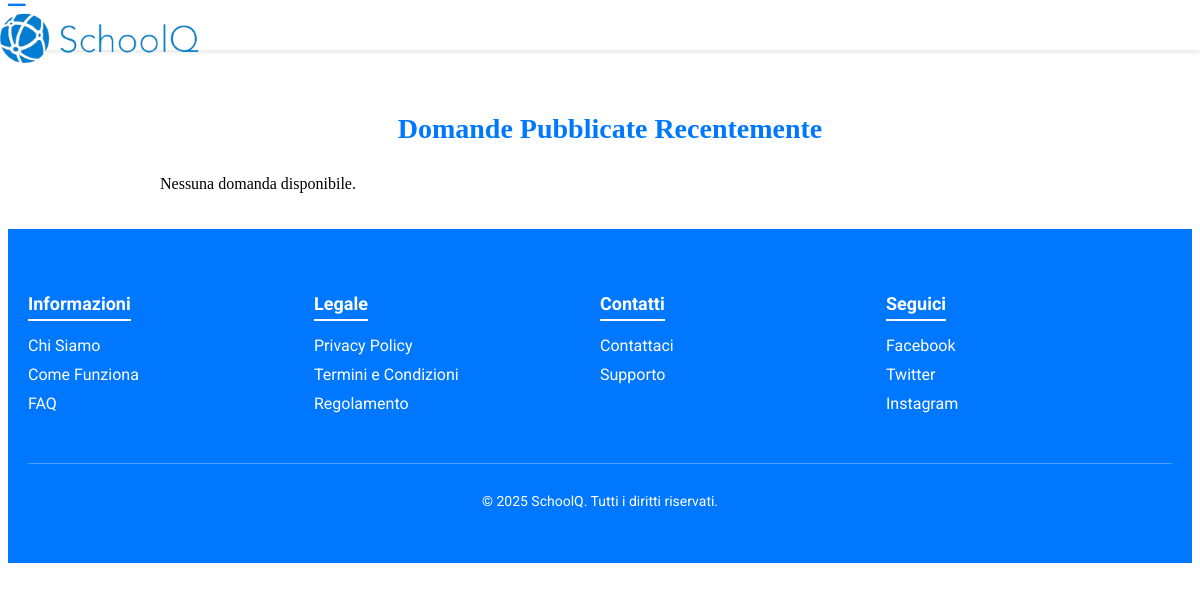
Before: /php_front/dashboard.php with the older database file.
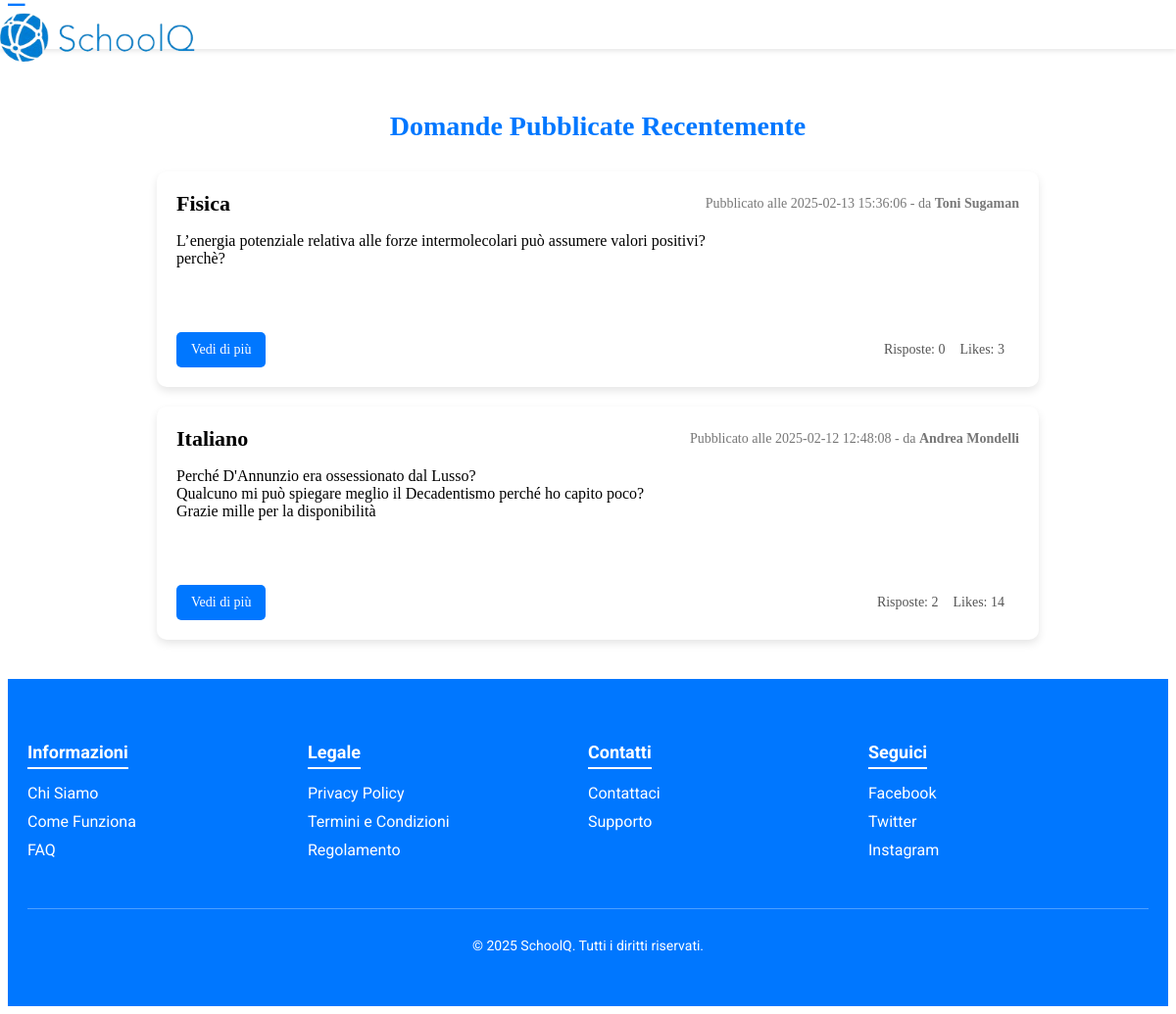
After: the same page with the newer database file.
### tables this page shows
CREATE TABLE `domande` (
  `questionID` int(11) NOT NULL,
  `dataPubbl` datetime NOT NULL,
  `QuestionText` varchar(1000) NOT NULL,
  `nLike` int(11) NOT NULL DEFAULT 0,
  `categoriaID` int(11) NOT NULL,
  `userID` int(11) NOT NULL
);

CREATE TABLE `categorie` (
  `IDCategoria` int(11) NOT NULL,
  `nome` varchar(40) NOT NULL,
  `descrizione` varchar(100) NOT NULL
);

CREATE TABLE `utenti` (
  `userID` int(11) NOT NULL,
  `nome` varchar(30) NOT NULL,
  `cognome` varchar(30) NOT NULL,
  `email` varchar(100) NOT NULL,
  `password` varchar(100) NOT NULL,
  `privilegio` enum('USER','MODER','ADMIN') NOT NULL DEFAULT 'USER'
);

### php_front/dashboard.php (the view, shortened to what this page needs)
<?php
require_once "../php/connection.php";
$sql = "SELECT d.questionID, c.nome AS categoria, d.dataPubbl, d.QuestionText, d.nLike, u.nome, u.cognome
        FROM domande d
        JOIN utenti u ON d.userID = u.userID
        JOIN categorie c ON c.IDCategoria = d.categoriaID
        ORDER BY d.dataPubbl DESC";
$result = $conn->query($sql);
?>
<!DOCTYPE html>
<html lang="it">
<head>
  <link rel="stylesheet" href="../CSS/menuCSS.css">
</head>
<body>
  <header class="top-navbar">
    <div class="nav-container">
      <div class="logo">
        <button class="toggle-btn" onclick="toggleSidebar()">&#9776;</button>
        <img src="../Immagini/mondo01.png" alt="SchoolQ Logo">
      </div>
    </div>
  </header>
  <div id="main-content" class="main-content">
    <div class="questions">
      <h2>Domande Pubblicate Recentemente</h2>
      <?php
      if ($result->num_rows > 0) {
          while($row = $result->fetch_assoc()) {
              echo '<div class="question-item">';
              echo   '<div class="question-header">';
              echo     '<h3 class="question-title">' . htmlspecialchars($row["categoria"] ?? "Categoria non disponibile") . '</h3>';
              echo     '<div class="question-meta">Pubblicato alle ' . ($row["dataPubbl"] ?? "Data non disponibile") . ' - da <strong>'
                       . htmlspecialchars(($row['nome'] ?? "Nome non disponibile") . ' ' . ($row['cognome'] ?? "Cognome non disponibile")) . '</strong></div>';
              echo   '</div>';
              echo   '<div class="question-body">';
              echo     '<p>' . nl2br(htmlspecialchars($row["QuestionText"] ?? "")) . '</p>';
              echo   '</div>';
              echo   '<div class="question-footer">';
              echo     '<a href="risposta.php?id=' . $row["questionID"] . '" class="button">Vedi di più</a>';
              $questionID = intval($row["questionID"]);
              $countQuery = "SELECT COUNT(*) as count FROM risposte WHERE QuestionID = $questionID";
              $countResult = $conn->query($countQuery);
              echo     '<div class="question-stats">';
              if ($countResult && $countResult->num_rows > 0) {
                  $num = $countResult->fetch_assoc();
                  echo '<span>Risposte: ' . ($num["count"] ?? 0) . '</span>';
              } else {
                  echo '<span>Risposte: 0</span>';
              }
              echo '<span>Likes: ' . htmlspecialchars($row["nLike"] ?? "0") . '</span>';
              echo     '</div>';
              echo   '</div>';
              echo '</div>';
          }
      } else {
          echo "<p>Nessuna domanda disponibile.</p>";
      }
      ?>
    </div>
  </div>
  <footer class="footer">
    <div class="footer-container">
      <div class="footer-section">
        <h4>Informazioni</h4>
        <ul>
          <li><a href="../fileFooter/chisiamo.html">Chi Siamo</a></li>
          <li><a href="../fileFooter/comefunziona.html">Come Funziona</a></li>
          <li><a href="faq.html">FAQ</a></li>
        </ul>
      </div>
      <div class="footer-section">
        <h4>Legale</h4>
        <ul>
          <li><a href="privacy.html">Privacy Policy</a></li>
          <li><a href="termini.html">Termini e Condizioni</a></li>
          <li><a href="regolamento.html">Regolamento</a></li>
        </ul>
      </div>
      <div class="footer-section">
        <h4>Contatti</h4>
        <ul>
          <li><a href="contact.html">Contattaci</a></li>
          <li><a href="supporto.html">Supporto</a></li>
        </ul>
      </div>
      <div class="footer-section">
        <h4>Seguici</h4>
        <ul>
          <li><a href="https://facebook.com/tuoforum" target="_blank">Facebook</a></li>
          <li><a href="https://twitter.com/tuoforum" target="_blank">Twitter</a></li>
          <li><a href="https://instagram.com/tuoforum" target="_blank">Instagram</a></li>
        </ul>
      </div>
      <div class="footer-bottom">
        <p>&copy; 2025 SchoolQ. Tutti i diritti riservati.</p>
      </div>
    </div>
  </footer>
</body>
</html>

Changed rows visible on the page:
added domande: categoriaID.nome "Fisica", dataPubbl "2025-02-13 15:36:06", userID.cognome "Toni Sugaman", QuestionText "L’energia potenziale relativa alle forze intermolecolari può assumere valori positivi? perchè?", count "0", nLike "3"
added domande: categoriaID.nome "Italiano", dataPubbl "2025-02-12 12:48:08", userID.cognome "Andrea Mondelli", QuestionText "Perché D'Annunzio era ossessionato dal Lusso? Qualcuno mi può spiegare meglio il Decadentismo perché ho capito poco? Grazie mille per la disponibilità", count "2", nLike "14"
Other visible differences:
text no longer shown: "Nessuna domanda disponibile."
